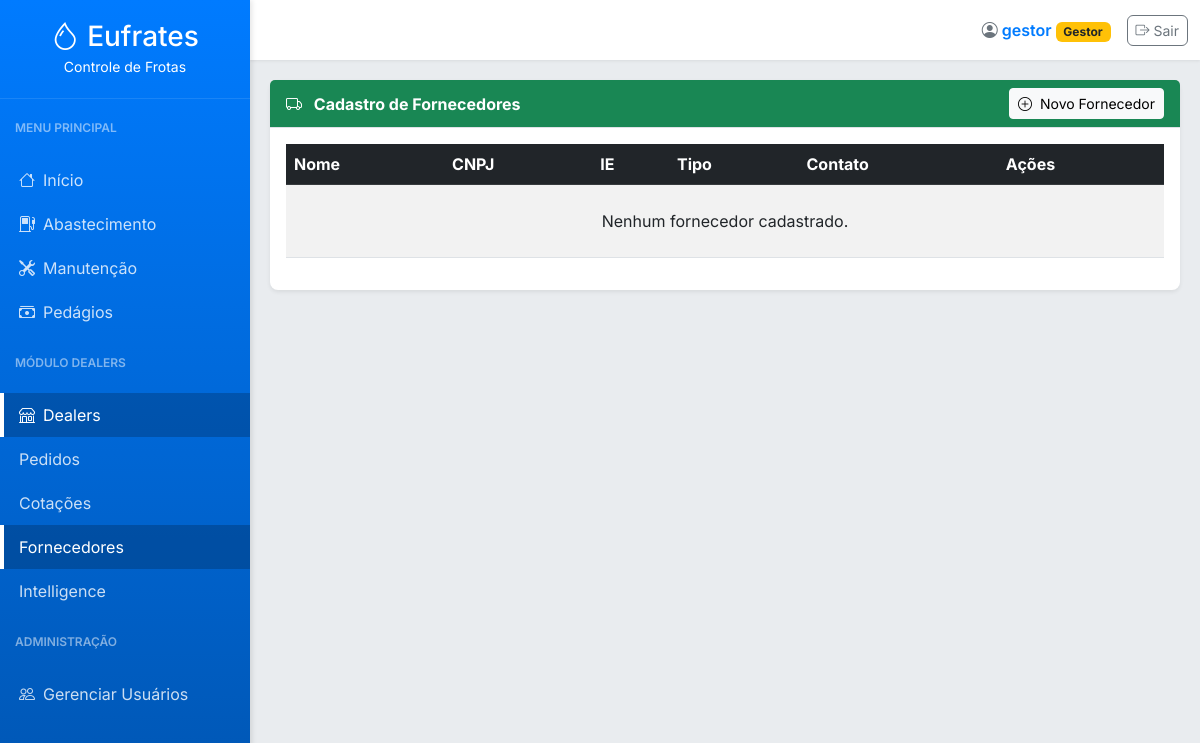
The page /dealers/fornecedores (signed in) on the database as committed earlier.
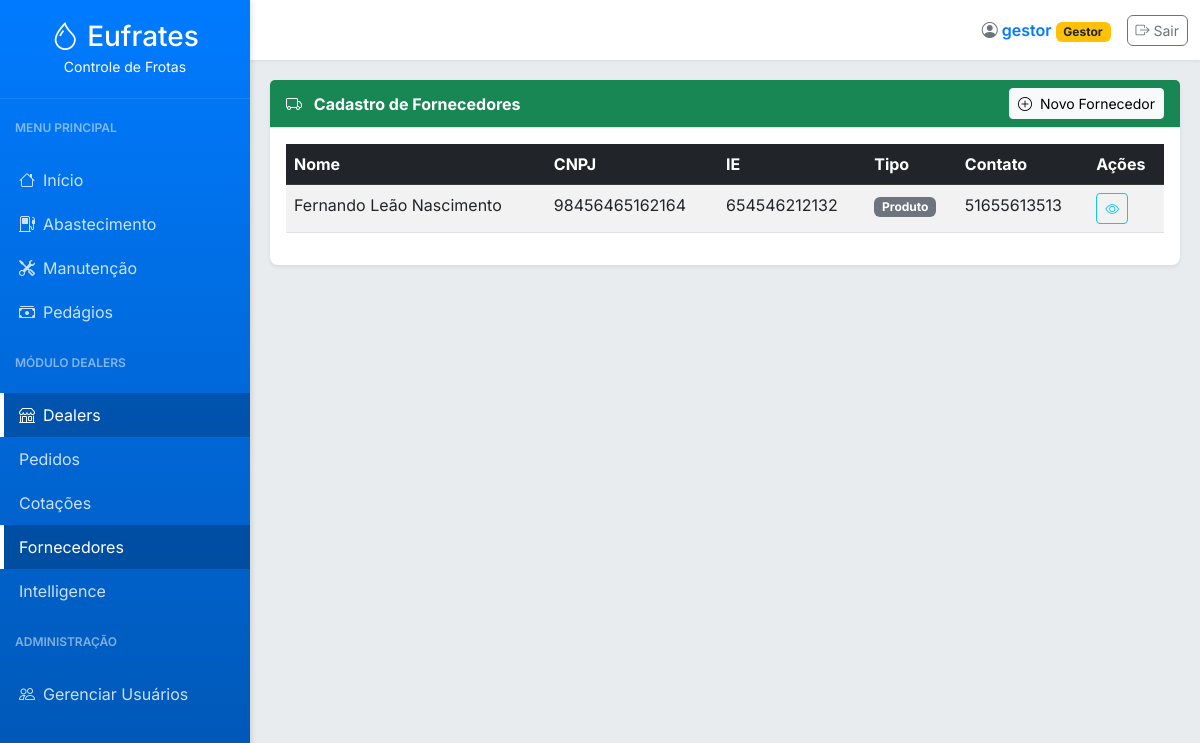
The same page on the database as committed later.
### tables this page shows
CREATE TABLE fornecedores (
        id INTEGER PRIMARY KEY AUTOINCREMENT,
        cnpj TEXT NOT NULL UNIQUE,
        nome TEXT NOT NULL,
        ie TEXT,
        endereco TEXT,
        tipo TEXT,
        contato TEXT,
        data_registro TEXT DEFAULT CURRENT_TIMESTAMP
    );

### app.py (the view, shortened to what this page needs)
@app.route('/dealers/fornecedores', methods=['GET', 'POST'])
@login_required
@roles_required(['Administrador', 'Gestor', 'Comprador'])
def fornecedores():
    fornecedores_list = obter_fornecedores()
    return render_template('fornecedores.html', active_page='fornecedores', fornecedores=fornecedores_list)

### app.py (called while the page is built)
@app.before_request
def load_logged_in_user():
    user_id = session.get('user_id')
    if user_id is None:
        g.user = None
    else:
        g.user = get_user_by_id(user_id)

def login_required(view):
    @wraps(view)
    def wrapped_view(*args, **kwargs):
        if g.user is None:
            flash('Você precisa estar logado para acessar esta página.', 'warning')
            return redirect(url_for('login'))
        return view(*args, **kwargs)
    return wrapped_view

def roles_required(roles):
    def wrapper(view):
        @wraps(view)
        def wrapped_view(*args, **kwargs):
            if g.user is None:
                flash('Você precisa estar logado para acessar esta página.', 'warning')
                return redirect(url_for('login'))
            if g.user['role'] == 'Administrador':
                return view(*args, **kwargs)
            if g.user['role'] not in roles:
                flash('Acesso negado. Sua função não permite acessar esta página.', 'danger')
                return redirect(url_for('index'))
            return view(*args, **kwargs)
        return wrapped_view
    return wrapper

### templates/fornecedores.html (shortened to what this page needs)
{% extends "base.html" %}
{% block content %}
<div class="card">
    <div class="card-header bg-success text-white d-flex justify-content-between align-items-center">
        <div>
            <i class="bi bi-truck me-2"></i> Cadastro de Fornecedores
        </div>
        <button class="btn btn-light btn-sm" data-bs-toggle="modal" data-bs-target="#novoFornecedorModal">
            <i class="bi bi-plus-circle me-1"></i> Novo Fornecedor
        </button>
    </div>
    <div class="card-body">
        <div class="table-responsive">
            <table class="table table-striped table-hover">
                <thead class="table-dark">
                    <tr>
                        <th>Nome</th>
                        <th>CNPJ</th>
                        <th>IE</th>
                        <th>Tipo</th>
                        <th>Contato</th>
                        <th>Ações</th>
                    </tr>
                </thead>
                <tbody>
                    {% for fornecedor in fornecedores %}
                    <tr>
                        <td>{{ fornecedor.nome }}</td>
                        <td>{{ fornecedor.cnpj }}</td>
                        <td>{{ fornecedor.ie if fornecedor.ie else '-' }}</td>
                        <td><span class="badge bg-secondary">{{ fornecedor.tipo }}</span></td>
                        <td>{{ fornecedor.contato }}</td>
                        <td>
                            <button class="btn btn-sm btn-outline-info" onclick="detalhesFornecedor({{ fornecedor.id }})" title="Detalhes">
                                <i class="bi bi-eye"></i>
                            </button>
                            </td>
                    </tr>
                    {% else %}
                    <tr>
                        <td colspan="6" class="text-center py-4">Nenhum fornecedor cadastrado.</td>
                    </tr>
                    {% endfor %}
                </tbody>
            </table>
        </div>
    </div>
</div>
{% endblock %}

Rows that differ between the two databases and show on the page:
added fornecedores: nome "Fernando Leão Nascimento", cnpj "98456465162164", ie "654546212132", tipo "Produto", contato "51655613513"
Other text that changed with them:
text no longer shown: "Nenhum fornecedor cadastrado."
